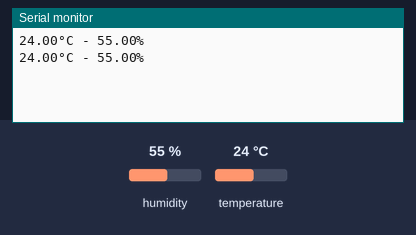
A sketch run on a simulated Arduino Uno, built with avr-gcc and run on an emulated ATmega328P. Parts: the last lines printed to the serial monitor. Inputs (shaded band) come from the test bench; at power-on: humidity 55 %, temperature 24 °C.

Above: at 10.8 s.
10.9 s: humidity set to 22 %
At 16.3 s:
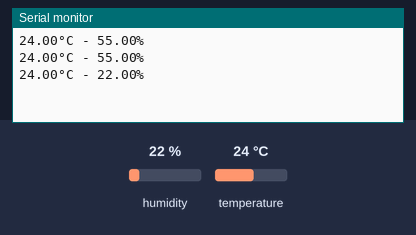
18.4 s: temperature set to 12 °C
At 20.4 s:
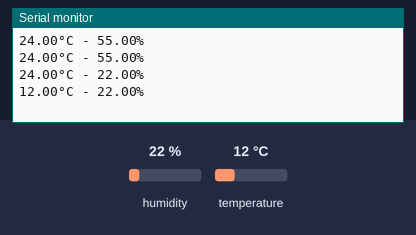
25.9 s: humidity set to 40 %
At 30.8 s:
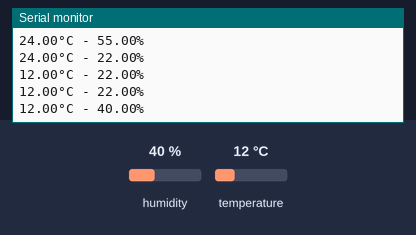
Timing chart, 0 to 32.3 s (numbered marks = the images above; inputs shaded):
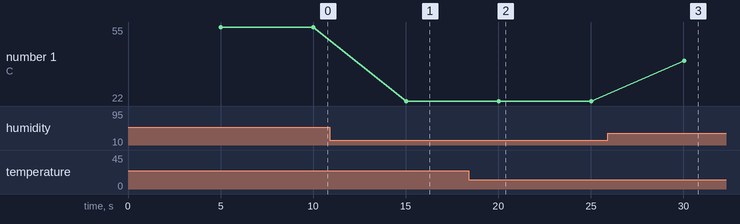

The sketch:

DHT22.ino
```cpp
/*
 *  UNO Rev3
 *  Temperature & Humidity Sensor DHT22 (AM2302)
 *
 *  Wiring
 *  ----------------------------
 *  DHT22 -> UNO Rev3
 *
 *  +-------+
 *  |+++++++|
 *  |+++++++|
 *  |+++++++|
 *  +-------+
 *  |       |
 *  ++-+-+-++
 *   | | | |
 *   1 2 3 4
 *
 *  ----------------------------
 *     1 -> 5V
 *     2 -> DIGITAL #2
 *       |-> 10k Ω -> 5V
 *     3 ->
 *     4 -> GND
 *
 */
// Provided by "DHT Sensor Library"
// Tools-Manage Libraries...-Search "DHT"-Install
#include "DHT.h"

// Digital pin #2
#define DHT_INPUT 2
// Sensor type DHT 22 (AM2302)
#define DHT_TYPE DHT22

#define DELAY_MS 5000

// Initialize the DHT sensor
DHT dht(DHT_INPUT, DHT_TYPE);

void setup() {
  dht.begin();

  Serial.begin(9600);
}

void loop() {
  delay(DELAY_MS);

  float temperature = dht.readTemperature();
  float humidity = dht.readHumidity();

  // Catch reading errors
  if (isnan(temperature) || isnan(humidity)) {
    Serial.println("Error reading from the DHT sensor!");
    return;
  }

  Serial.println(String(temperature) + "°C - " + String(humidity) + "%");
}
```

Measured:
- after the input at 10.9 s, the serial monitor: prints a new line after 4.1 s (image 1)
- after the input at 18.4 s, the serial monitor: prints a new line after 1.6 s (image 2)
- after the input at 25.9 s, the serial monitor: prints a new line after 4.1 s (image 3)
- plotted number 1: 55 → 22 after the input at 10.9 s, 22 → 40 after the input at 25.9 s
